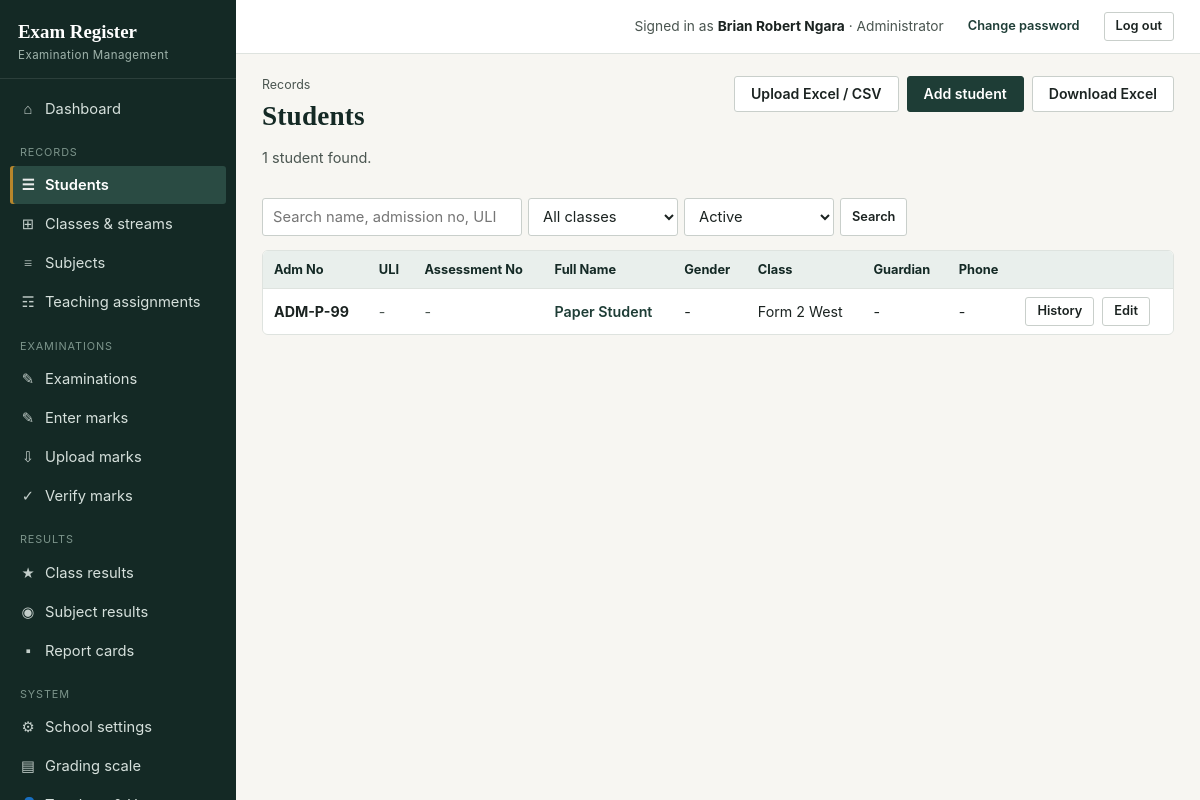
The app's page /students (signed in) with its own data.
### tables this page shows
CREATE TABLE settings(key TEXT PRIMARY KEY, value TEXT NOT NULL DEFAULT '');

CREATE TABLE users(
    id INTEGER PRIMARY KEY AUTOINCREMENT,
    username TEXT NOT NULL UNIQUE COLLATE NOCASE,
    full_name TEXT NOT NULL,
    initials TEXT NOT NULL DEFAULT '',
    password_hash TEXT NOT NULL,
    role TEXT NOT NULL DEFAULT 'teacher',
    phone TEXT NOT NULL DEFAULT '',
    active INTEGER NOT NULL DEFAULT 1,
    must_change_password INTEGER NOT NULL DEFAULT 0,
    created_at TEXT NOT NULL DEFAULT CURRENT_TIMESTAMP
, tsc_no TEXT NOT NULL DEFAULT '');

CREATE TABLE students(
    id INTEGER PRIMARY KEY AUTOINCREMENT,
    adm_no TEXT NOT NULL UNIQUE COLLATE NOCASE,
    full_name TEXT NOT NULL,
    gender TEXT NOT NULL DEFAULT '',
    dob TEXT NOT NULL DEFAULT '',
    class_id INTEGER REFERENCES classes(id) ON DELETE SET NULL,
    guardian TEXT NOT NULL DEFAULT '',
    phone TEXT NOT NULL DEFAULT '',
    status TEXT NOT NULL DEFAULT 'active',
    created_at TEXT NOT NULL DEFAULT CURRENT_TIMESTAMP
, uli TEXT NOT NULL DEFAULT '', assessment_no TEXT NOT NULL DEFAULT '');

### routes/academic.py (the view)
@bp.route("/students")
@perm_required("students.view", "students.manage")
def students():
    cls = request.args.get("class_id", type=int)
    status = request.args.get("status", "active")
    text = request.args.get("q", "").strip()
    page = max(request.args.get("page", 1, type=int), 1)
    where, args = [], []
    if cls:
        where.append("s.class_id=?")
        args.append(cls)
    if status in ("active", "left"):
        where.append("s.status=?")
        args.append(status)
    if text:
        where.append("(s.full_name LIKE ? OR s.adm_no LIKE ? OR s.uli LIKE ? OR s.assessment_no LIKE ?)")
        args += [f"%{text}%", f"%{text}%", f"%{text}%", f"%{text}%"]
    w = ("WHERE " + " AND ".join(where)) if where else ""
    total = q1(f"SELECT COUNT(*) n FROM students s {w}", args)["n"]
    rows = q(f"SELECT s.*, {CLASS_LABEL} AS class_label FROM students s "
             f"LEFT JOIN classes c ON c.id=s.class_id {w} "
             "ORDER BY c.name, c.stream, s.full_name LIMIT ? OFFSET ?", args + [PER_PAGE, (page - 1) * PER_PAGE])
    return render_template("students.html", students=rows, classes=class_options(), total=total,
                           page=page, pages=max(math.ceil(total / PER_PAGE), 1),
                           f={"class_id": cls, "status": status, "q": text})

### core.py (called while the page is built, shortened)
def connect():
    con = sqlite3.connect(DB_PATH, timeout=20)
    con.row_factory = sqlite3.Row
    con.execute("PRAGMA foreign_keys = ON")
    return con

def db():
    if "db" not in g:
        g.db = connect()
    return g.db

def q(sql, args=()):
    return db().execute(sql, args).fetchall()

def q1(sql, args=()):
    return db().execute(sql, args).fetchone()

def settings():
    if "settings" not in g:
        d = dict(DEFAULT_SETTINGS)
        for r in q("SELECT key,value FROM settings"):
            d[r["key"]] = r["value"]
        g.settings = d
    return g.settings

def csrf_token():
    if "csrf" not in session:
        session["csrf"] = secrets.token_hex(16)
    return session["csrf"]

def load_user():
    g.user = None
    uid = session.get("uid")
    if uid:
        u = q1("SELECT * FROM users WHERE id=? AND active=1", (uid,))
        if u:
            g.user = u
        else:
            session.pop("uid", None)

def has_perm(perm):
    u = g.get("user")
    if not u:
        return False
    if u["role"] == "admin":
        return True
    if "perms" not in g:
        g.perms = {r["perm"] for r in q(
            "SELECT perm FROM role_permissions WHERE role=?", (u["role"],))}
    return perm in g.perms

def is_admin():
    u = g.get("user")
    return bool(u and u["role"] == "admin")

def perm_required(*perms):
    def deco(f):
        @functools.wraps(f)
        def wrapper(*a, **k):
            if not g.user:
                return redirect(url_for("auth.login", next=request.full_path.rstrip("?")))
            if not any(has_perm(p) for p in perms):
                abort(403)
            return f(*a, **k)
        return wrapper
    return deco

def auto_backup_if_due():
    today = datetime.date.today().isoformat()
    if _last_auto_check["day"] == today:
        return

### routes/academic.py (called while the page is built)
def class_options():
    return q(f"SELECT c.id, {CLASS_LABEL} AS label FROM classes c ORDER BY c.name, c.stream")

### templates/students.html (shortened to what this page needs)
{% extends "base.html" %}
{% block content %}
<div class="page-head">
  <div><div class="eyebrow">Records</div><h1>Students</h1><p class="lede">{{ total }} student{{ 's' if total != 1 }} found.</p></div>
  <div class="btn-row">
    {% if has_perm('students.manage') %}
    <a href="{{ url_for('academic.students_import') }}" class="btn">Upload Excel / CSV</a>
    <a href="{{ url_for('academic.student_form') }}" class="btn btn-primary">Add student</a>
    {% endif %}
    <a href="{{ url_for('academic.students_export', class_id=f.class_id) }}" class="btn">Download Excel</a>
  </div>
</div>
<form method="get" class="pill-filter">
  <input type="search" name="q" placeholder="Search name, admission no, ULI, assessment no..." value="{{ f.q }}" style="min-width:260px;">
  <select name="class_id" onchange="this.form.submit()">
    <option value="">All classes</option>
  </select>
  <select name="status" onchange="this.form.submit()">
    <option value="active" {{ 'selected' if f.status=='active' }}>Active</option>
  </select>
  <button class="btn btn-sm">Search</button>
</form>
<div class="tbl-wrap">
<table>
  <thead>
    <tr>
      <th>Adm No</th>
      <th>ULI</th>
      <th>Assessment No</th>
      <th>Full Name</th>
      <th>Gender</th>
      <th>Class</th>
      <th>Guardian</th>
      <th>Phone</th>
      <th></th>
    </tr>
  </thead>
  <tbody>
  {% for s in students %}
    <tr>
      <td><b>{{ s.adm_no }}</b></td>
      <td>
        {% if s.uli %}
        <span class="badge badge-grey" style="font-family:var(--mono); font-size:.78rem;">{{ s.uli }}</span>
        {% else %}
        <span class="muted">-</span>
        {% endif %}
      </td>
      <td>
        {% if s.assessment_no %}
        <span class="badge badge-grey" style="font-family:var(--mono); font-size:.78rem;">{{ s.assessment_no }}</span>
        {% else %}
        <span class="muted">-</span>
        {% endif %}
      </td>
      <td>
        <a href="{{ url_for('results.student_history', sid=s.id) }}" style="font-weight:600;">{{ s.full_name }}</a>
      </td>
      <td>{{ s.gender or '-' }}</td>
      <td>{{ s.class_label or '-' }}</td>
      <td>{{ s.guardian or '-' }}</td>
      <td>{{ s.phone or '-' }}</td>
      <td class="btn-row" style="white-space:nowrap;">
        <a href="{{ url_for('results.student_history', sid=s.id) }}" class="btn btn-sm">History</a>
        {% if has_perm('students.manage') %}
        <a href="{{ url_for('academic.student_form', sid=s.id) }}" class="btn btn-sm">Edit</a>
        {% endif %}
      </td>
    </tr>
  {% else %}
    <tr><td colspan="9" class="tbl-empty">No students match this filter.</td></tr>
  {% endfor %}
  </tbody>
</table>
</div>
{% endblock %}

### templates/base.html (shortened to what this page needs)
<!doctype html>
<html lang="en">
<head>
<link rel="stylesheet" href="{{ url_for('static', filename='style.css') }}">
</head>
<body>
{% if user %}
<div class="shell">
  <aside class="sidebar" id="sidebar">
    <div class="brand">
      <div class="mark">{{ school.school_name if school and school.school_name != 'Your School Name' else 'Exam Register' }}</div>
      <div class="sub">Examination Management</div>
    </div>
    <nav class="nav">
      <a href="{{ url_for('system.dashboard') }}" class="{{ 'active' if request.endpoint=='system.dashboard' }}"><span class="ic">&#8962;</span> Dashboard</a>
      <div class="group-label">Records</div>
      {% if has_perm('students.view') or has_perm('students.manage') %}
      <a href="{{ url_for('academic.students') }}" class="{{ 'active' if request.endpoint and request.endpoint.startswith('academic.student') }}"><span class="ic">&#9776;</span> Students</a>
      {% endif %}
      {% if has_perm('classes.manage') %}
      <a href="{{ url_for('academic.classes') }}" class="{{ 'active' if request.endpoint=='academic.classes' }}"><span class="ic">&#8862;</span> Classes &amp; streams</a>
      {% endif %}
      {% if has_perm('subjects.manage') %}
      <a href="{{ url_for('academic.subjects') }}" class="{{ 'active' if request.endpoint=='academic.subjects' }}"><span class="ic">&#8801;</span> Subjects</a>
      <a href="{{ url_for('academic.teaching') }}" class="{{ 'active' if request.endpoint=='academic.teaching' }}"><span class="ic">&#9782;</span> Teaching assignments</a>
      {% endif %}
      <div class="group-label">Examinations</div>
      <a href="{{ url_for('exams.exams') }}" class="{{ 'active' if request.endpoint and request.endpoint.startswith('exams.exam') }}"><span class="ic">&#9998;</span> Examinations</a>
      <a href="{{ url_for('exams.marks_home') }}" class="{{ 'active' if request.endpoint in ['exams.marks_home','exams.marks_entry'] }}"><span class="ic">&#9998;</span> Enter marks</a>
      <a href="{{ url_for('exams.marks_import') }}" class="{{ 'active' if request.endpoint and request.endpoint.startswith('exams.marks_import') }}"><span class="ic">&#8681;</span> Upload marks</a>
      {% if has_perm('marks.verify') %}
      <a href="{{ url_for('exams.verify_home') }}" class="{{ 'active' if request.endpoint=='exams.verify_home' }}"><span class="ic">&#10003;</span> Verify marks</a>
      {% endif %}
      <div class="group-label">Results</div>
      <a href="{{ url_for('results.class_results') }}" class="{{ 'active' if request.endpoint=='results.class_results' }}"><span class="ic">&#9733;</span> Class results</a>
      <a href="{{ url_for('results.subject_results') }}" class="{{ 'active' if request.endpoint=='results.subject_results' }}"><span class="ic">&#9673;</span> Subject results</a>
      <a href="{{ url_for('results.reports_home') }}" class="{{ 'active' if request.endpoint and request.endpoint.startswith('results.report') }}"><span class="ic">&#9642;</span> Report cards</a>
      {% if is_admin() or has_perm('backup.create') or has_perm('audit.view') %}
      <div class="group-label">System</div>
      {% if is_admin() %}
      <a href="{{ url_for('system.school_settings') }}" class="{{ 'active' if request.endpoint=='system.school_settings' }}"><span class="ic">&#9881;</span> School settings</a>
      <a href="{{ url_for('system.grading') }}" class="{{ 'active' if request.endpoint=='system.grading' }}"><span class="ic">&#9636;</span> Grading scale</a>
      <a href="{{ url_for('auth.users') }}" class="{{ 'active' if request.endpoint and request.endpoint.startswith('auth.user') }}"><span class="ic">&#128100;</span> Teachers &amp; Users</a>
      {% endif %}
      {% endif %}
    </nav>
  </aside>
  <div class="main">
    <div class="topbar">
      <div class="flex items-center gap-12">
        <span class="who">Signed in as <b>{{ user.full_name }}</b> &middot; {{ ROLES.get(user.role, user.role) }}</span>
        <a href="{{ url_for('auth.password') }}" class="btn btn-sm btn-ghost">Change password</a>
        <form method="post" action="{{ url_for('auth.logout') }}" style="margin:0;">
          <button class="btn btn-sm">Log out</button>
        </form>
      </div>
    </div>
    <div class="content{% block wide %}{% endblock %}">
      {% block content %}{% endblock %}
    </div>
  </div>
</div>
{% else %}
  {% include "_flash.html" %}
  {% block guest_content %}{% endblock %}
{% endif %}
</body>
</html>

### records on screen
settings: value "Exam Register"
users: full_name "Brian Robert Ngara", get "Administrator"
students: adm_no "ADM-P-99", full_name "Paper Student", gender "-", class_label "Form 2 West", guardian "-", phone "-"

### other values on screen
{{ total }} "1"
